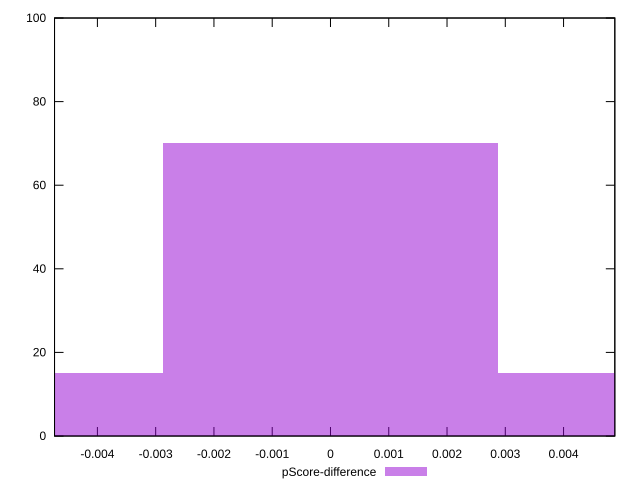

Write gnuplot code to recreate this figure.
reset

$pScoreDifference <<EOF
0 70
0.005763341046971216 15
-0.005763341046971216 15
EOF

set key outside below
set boxwidth 0.005763341046971216
set xrange [-0.004735693020946341:0.004879625296770662]
set yrange [0:100]
set trange [0:100]
set style fill transparent solid 0.5 noborder
set terminal svg size 640, 490 enhanced background rgb 'white'
set output "report/report_00029_2021-02-24T13-36-40.390Z/first-contentful-paint/samples/music/pScore-difference/histogram.svg"

plot $pScoreDifference title "pScore-difference" with boxes

reset
